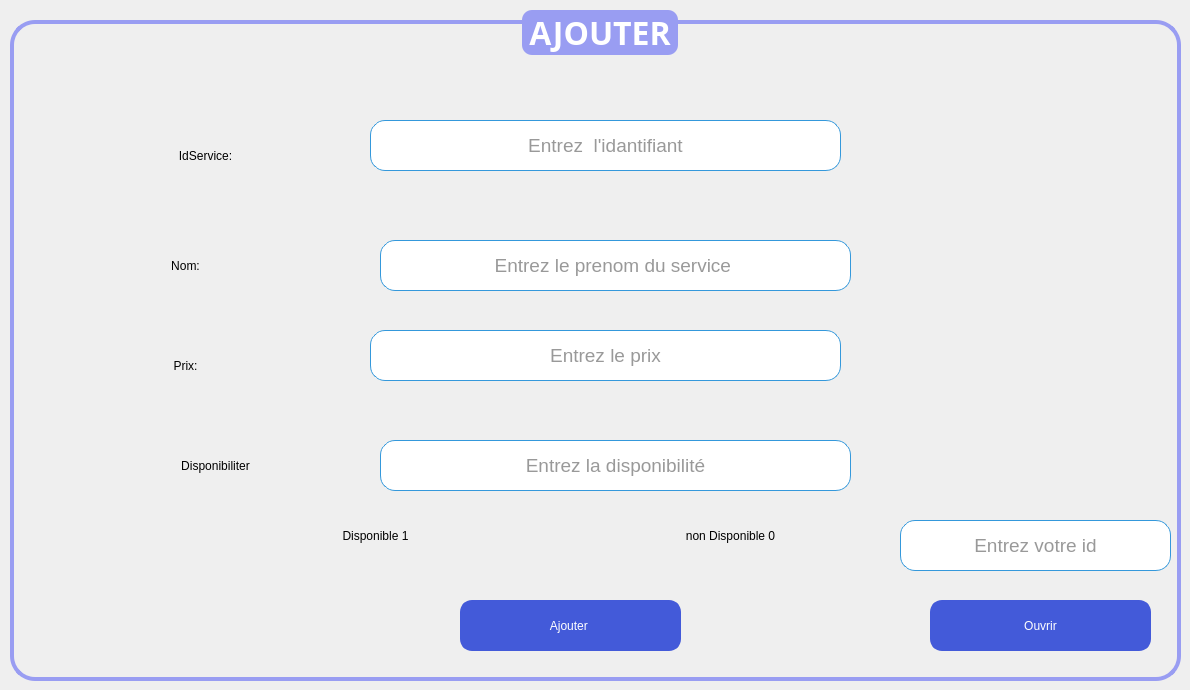
    <widget class="QWidget" name="Ajouter">
     <attribute name="title">
      <string>Ajouter+ouverture</string>
     </attribute>
     <widget class="QGroupBox" name="groupBox">
      <property name="geometry">
       <rect>
        <x>10</x>
        <y>10</y>
        <width>1171</width>
        <height>671</height>
       </rect>
      </property>
      <property name="font">
       <font>
        <family>Trebuchet MS</family>
        <pointsize>24</pointsize>
        <bold>true</bold>
       </font>
      </property>
      <property name="styleSheet">
       <string notr="true">/* Style de base pour la QGroupBox */
QGroupBox {
    border: 4px solid #999DF2; /* Bordure de la même couleur que le fond du titre */
    border-radius: 25px; /* Coins arrondis */
    margin-top: 10px; /* Marge en haut */
}

/* Style du titre de la QGroupBox */
QGroupBox::title {
    subcontrol-origin: margin;
    subcontrol-position: top center;
    padding: 0 3px;
    background-color: #999DF2; /* Fond remplacé par #999DF2 */
    color: #ffffff; /* Texte blanc pour le titre */
    border-radius: 10px; /* Coins arrondis du titre */

}

/* Style des QLabel à l'intérieur de la QGroupBox */
QLabel {
    color: #000000; /* Couleur du texte */
}

/* Style des QRadioButton à l'intérieur de la QGroupBox */
QRadioButton {
    color: #333333; /* Couleur du texte */
}

/* Style des QComboBox à l'intérieur de la QGroupBox */
QComboBox {
    background-color: #ffffff; /* Fond blanc */
    color: #333333; /* Couleur du texte */
    border: 1px solid #3498db; /* Bordure bleue */
    border-radius: 3px; /* Coins arrondis */
    padding: 2px; /* Espacement interne */
}

/* Style des QLineEdit à l'intérieur de la QGroupBox */
QLineEdit {
    background-color: #ffffff; /* Fond blanc */
    color: #333333; /* Couleur du texte */
    border: 1px solid #3498db; /* Bordure bleue */
    border-radius: 3px; /* Coins arrondis */
    padding: 2px; /* Espacement interne */
}

/* Style des QSpinBox à l'intérieur de la QGroupBox */
QSpinBox {
    background-color: #ffffff; /* Fond blanc */
    color: #333333; /* Couleur du texte */
    border: 1px solid #3498db; /* Bordure bleue */
    border-radius: 3px; /* Coins arrondis */
    padding: 2px; /* Espacement interne */
}

/* Style général pour les widgets lorsqu'ils sont désactivés */
QWidget:disabled {
    background-color: #f0f0f0; /* Fond gris clair pour les widgets désactivés */
    color: #a0a0a0; /* Couleur du texte grise pour les widgets désactivés */
}</string>
      </property>
      <property name="title">
       <string>AJOUTER</string>
      </property>
      <property name="alignment">
       <set>Qt::AlignmentFlag::AlignCenter</set>
      </property>
      <widget class="QLabel" name="label">
       <property name="geometry">
        <rect>
         <x>110</x>
         <y>340</y>
         <width>131</width>
         <height>31</height>
        </rect>
       </property>
       <property name="styleSheet">
        <string notr="true">font: italic 14pt &quot;Times New Roman&quot;;
border-radius :15px</string>
       </property>
       <property name="text">
        <string>Prix:</string>
       </property>
       <property name="alignment">
        <set>Qt::AlignmentFlag::AlignCenter</set>
       </property>
      </widget>
      <widget class="QLabel" name="label_2">
       <property name="geometry">
        <rect>
         <x>110</x>
         <y>240</y>
         <width>131</width>
         <height>31</height>
        </rect>
       </property>
       <property name="styleSheet">
        <string notr="true">font: italic 14pt &quot;Times New Roman&quot;;
border-radius :15px</string>
       </property>
       <property name="text">
        <string>Nom:</string>
       </property>
       <property name="alignment">
        <set>Qt::AlignmentFlag::AlignCenter</set>
       </property>
      </widget>
      <widget class="QLabel" name="label_3">
       <property name="geometry">
        <rect>
         <x>110</x>
         <y>130</y>
         <width>171</width>
         <height>31</height>
        </rect>
       </property>
       <property name="styleSheet">
        <string notr="true">font: italic 14pt &quot;Times New Roman&quot;;
border-radius :15px</string>
       </property>
       <property name="text">
        <string>IdService:</string>
       </property>
       <property name="alignment">
        <set>Qt::AlignmentFlag::AlignCenter</set>
       </property>
      </widget>
      <widget class="QLabel" name="label_4">
       <property name="geometry">
        <rect>
         <x>140</x>
         <y>440</y>
         <width>131</width>
         <height>31</height>
        </rect>
       </property>
       <property name="styleSheet">
        <string notr="true">font: italic 14pt &quot;Times New Roman&quot;;
border-radius :15px</string>
       </property>
       <property name="text">
        <string>Disponibiliter</string>
       </property>
       <property name="alignment">
        <set>Qt::AlignmentFlag::AlignCenter</set>
       </property>
      </widget>
      <widget class="QLineEdit" name="l2">
       <property name="geometry">
        <rect>
         <x>370</x>
         <y>230</y>
         <width>471</width>
         <height>51</height>
        </rect>
       </property>
       <property name="font">
        <font>
         <pointsize>14</pointsize>
        </font>
       </property>
       <property name="styleSheet">
        <string notr="true">border-radius :15px</string>
       </property>
       <property name="alignment">
        <set>Qt::AlignmentFlag::AlignCenter</set>
       </property>
       <property name="placeholderText">
        <string>Entrez le prenom du service </string>
       </property>
      </widget>
      <widget class="QLineEdit" name="l4">
       <property name="geometry">
        <rect>
         <x>370</x>
         <y>430</y>
         <width>471</width>
         <height>51</height>
        </rect>
       </property>
       <property name="font">
        <font>
         <pointsize>14</pointsize>
        </font>
       </property>
       <property name="styleSheet">
        <string notr="true">border-radius :15px</string>
       </property>
       <property name="alignment">
        <set>Qt::AlignmentFlag::AlignCenter</set>
       </property>
       <property name="placeholderText">
        <string>Entrez la disponibilité</string>
       </property>
      </widget>
      <widget class="QPushButton" name="ajouterButton">
       <property name="geometry">
        <rect>
         <x>450</x>
         <y>590</y>
         <width>221</width>
         <height>51</height>
        </rect>
       </property>
       <property name="styleSheet">
        <string notr="true">/* Style de base pour le QPushButton */
QPushButton {
    background-color: #435AD9;  /* Bleu vif pour un look frais et moderne */
    color: #ffffff;              /* Texte blanc */
    border: 3px solid #435AD9;  /* Bordure de la même couleur que le fond */
    border-radius: 12px;        /* Coins arrondis */
    padding: 8px 12px;          /* Espacement interne */
    font: 75 18pt &quot;Times New Roman&quot;; /* Police en gras */
}

/* Style du QPushButton lorsqu'il est survolé */
QPushButton:hover {
    background-color: #5f7cd8;   /* Bleu plus clair au survol */
    border: 3px solid #5f7cd8;   /* Bordure de la même couleur que le fond survolé */
}

/* Style du QPushButton lorsqu'il est pressé (clic) */
QPushButton:pressed {
    background-color: #3b4fbf;   /* Bleu foncé au clic */
    border: 3px solid #3b4fbf;   /* Bordure de la même couleur que le fond pressé */
}

/* Style du QPushButton lorsqu'il est en focus (tabulation) */
QPushButton:focus {
    outline: none;               /* Supprimer le contour par défaut */
    border: 2px solid #2e8a56;  /* Bordure plus foncée lorsqu'en focus */
}

/* Style du QPushButton lorsqu'il est désactivé */
QPushButton:disabled {
    background-color: #b0b0b0;   /* Fond gris clair pour les boutons désactivés */
    color: #707070;              /* Couleur du texte grise pour les boutons désactivés */
    border: 2px solid #b0b0b0;   /* Bordure grise pour les boutons désactivés */
}

/* Style général pour les widgets lorsqu'ils sont désactivés */
QWidget:disabled {
    background-color: #f0f0f0;   /* Fond gris clair pour les widgets désactivés */
    color: #a0a0a0;              /* Couleur du texte grise pour les widgets désactivés */
}
</string>
       </property>
       <property name="text">
        <string>Ajouter </string>
       </property>
      </widget>
      <widget class="QLineEdit" name="l1">
       <property name="geometry">
        <rect>
         <x>360</x>
         <y>110</y>
         <width>471</width>
         <height>51</height>
        </rect>
       </property>
       <property name="font">
        <font>
         <pointsize>14</pointsize>
        </font>
       </property>
       <property name="styleSheet">
        <string notr="true">border-radius :15px</string>
       </property>
       <property name="text">
        <string/>
       </property>
       <property name="alignment">
        <set>Qt::AlignmentFlag::AlignCenter</set>
       </property>
       <property name="readOnly">
        <bool>false</bool>
       </property>
       <property name="placeholderText">
        <string>Entrez  l'idantifiant</string>
       </property>
      </widget>
      <widget class="QLineEdit" name="l3">
       <property name="geometry">
        <rect>
         <x>360</x>
         <y>320</y>
         <width>471</width>
         <height>51</height>
        </rect>
       </property>
       <property name="font">
        <font>
         <pointsize>14</pointsize>
        </font>
       </property>
       <property name="styleSheet">
        <string notr="true">border-radius :15px</string>
       </property>
       <property name="alignment">
        <set>Qt::AlignmentFlag::AlignCenter</set>
       </property>
       <property name="placeholderText">
        <string>Entrez le prix</string>
       </property>
      </widget>
      <widget class="QLabel" name="label_5">
       <property name="geometry">
        <rect>
         <x>300</x>
         <y>510</y>
         <width>131</width>
         <height>31</height>
        </rect>
       </property>
       <property name="styleSheet">
        <string notr="true">font: italic 14pt &quot;Times New Roman&quot;;
border-radius :15px</string>
       </property>
       <property name="text">
        <string>Disponible 1</string>
       </property>
       <property name="alignment">
        <set>Qt::AlignmentFlag::AlignCenter</set>
       </property>
      </widget>
      <widget class="QLabel" name="label_6">
       <property name="geometry">
        <rect>
         <x>630</x>
         <y>510</y>
         <width>181</width>
         <height>31</height>
        </rect>
       </property>
       <property name="styleSheet">
        <string notr="true">font: italic 14pt &quot;Times New Roman&quot;;
border-radius :15px</string>
       </property>
       <property name="text">
        <string>non Disponible 0</string>
       </property>
       <property name="alignment">
        <set>Qt::AlignmentFlag::AlignCenter</set>
       </property>
      </widget>
      <widget class="QPushButton" name="ButtonOuvrir">
       <property name="geometry">
        <rect>
         <x>920</x>
         <y>590</y>
         <width>221</width>
         <height>51</height>
        </rect>
       </property>
       <property name="styleSheet">
        <string notr="true">/* Style de base pour le QPushButton */
QPushButton {
    background-color: #435AD9;  /* Bleu vif pour un look frais et moderne */
    color: #ffffff;              /* Texte blanc */
    border: 3px solid #435AD9;  /* Bordure de la même couleur que le fond */
    border-radius: 12px;        /* Coins arrondis */
    padding: 8px 12px;          /* Espacement interne */
    font: 75 18pt &quot;Times New Roman&quot;; /* Police en gras */
}

/* Style du QPushButton lorsqu'il est survolé */
QPushButton:hover {
    background-color: #5f7cd8;   /* Bleu plus clair au survol */
    border: 3px solid #5f7cd8;   /* Bordure de la même couleur que le fond survolé */
}

/* Style du QPushButton lorsqu'il est pressé (clic) */
QPushButton:pressed {
    background-color: #3b4fbf;   /* Bleu foncé au clic */
    border: 3px solid #3b4fbf;   /* Bordure de la même couleur que le fond pressé */
}

/* Style du QPushButton lorsqu'il est en focus (tabulation) */
QPushButton:focus {
    outline: none;               /* Supprimer le contour par défaut */
    border: 2px solid #2e8a56;  /* Bordure plus foncée lorsqu'en focus */
}

/* Style du QPushButton lorsqu'il est désactivé */
QPushButton:disabled {
    background-color: #b0b0b0;   /* Fond gris clair pour les boutons désactivés */
    color: #707070;              /* Couleur du texte grise pour les boutons désactivés */
    border: 2px solid #b0b0b0;   /* Bordure grise pour les boutons désactivés */
}

/* Style général pour les widgets lorsqu'ils sont désactivés */
QWidget:disabled {
    background-color: #f0f0f0;   /* Fond gris clair pour les widgets désactivés */
    color: #a0a0a0;              /* Couleur du texte grise pour les widgets désactivés */
}
</string>
       </property>
       <property name="text">
        <string>Ouvrir</string>
       </property>
      </widget>
      <widget class="QLineEdit" name="l11">
       <property name="geometry">
        <rect>
         <x>890</x>
         <y>510</y>
         <width>271</width>
         <height>51</height>
        </rect>
       </property>
       <property name="font">
        <font>
         <pointsize>14</pointsize>
        </font>
       </property>
       <property name="styleSheet">
        <string notr="true">border-radius :15px</string>
       </property>
       <property name="alignment">
        <set>Qt::AlignmentFlag::AlignCenter</set>
       </property>
       <property name="placeholderText">
        <string>Entrez votre id</string>
       </property>
      </widget>
     </widget>
    </widget>
